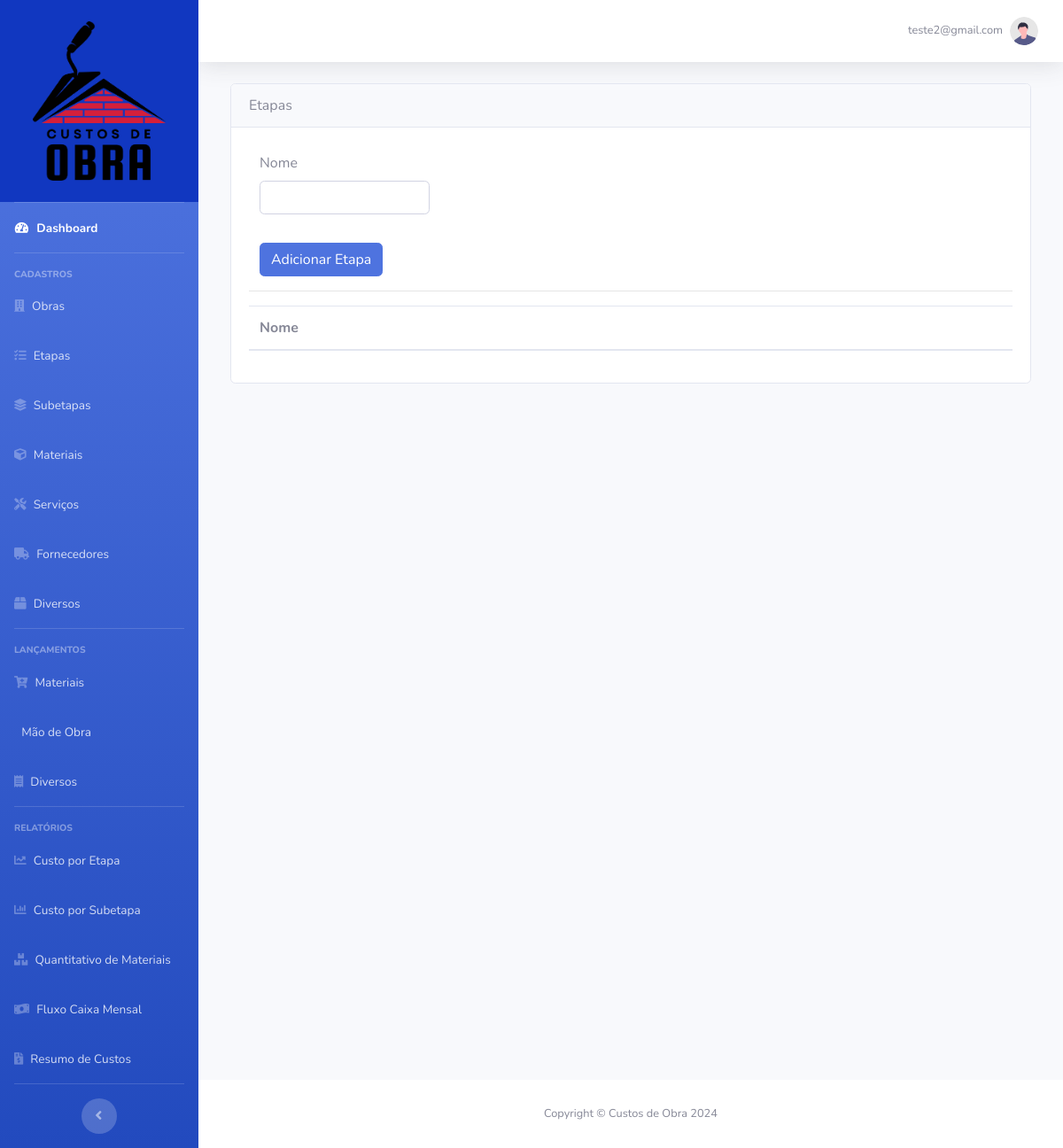
The page /cadastro/etapas (signed in) on the database as committed earlier.
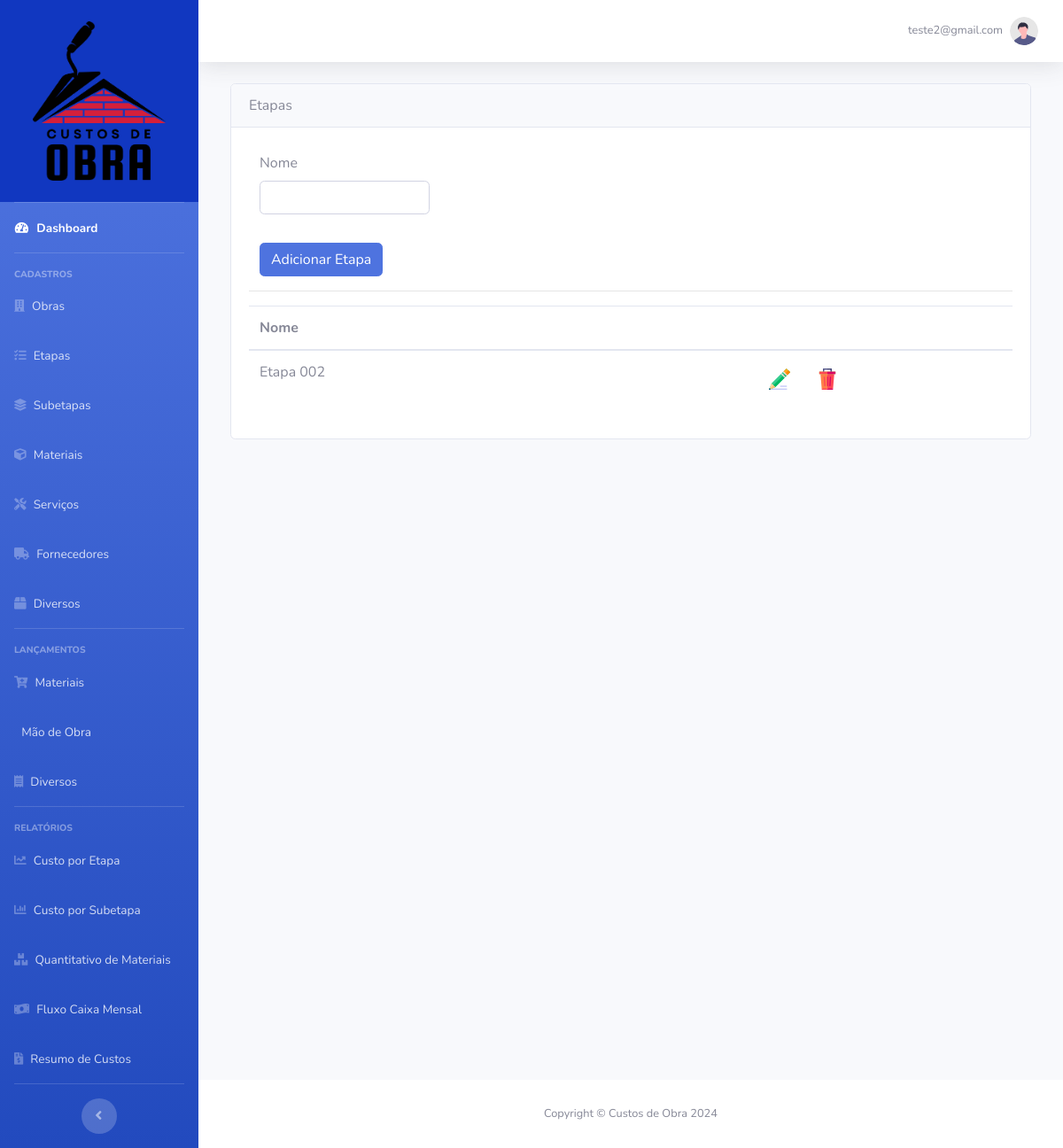
The same page on the database as committed later.
### base_dir/models.py (models this page shows)
class Etapa(db.Model):
    id = db.Column(db.Integer, primary_key=True)
    nome = db.Column(db.String(60), nullable=False)
    usuario_id = db.Column(db.Integer, db.ForeignKey('usuario.id'), nullable=False)
    subetapas = db.relationship('Subetapa', backref='etapa', lazy=True)

### base_dir/routes.py (the view, shortened to what this page needs)
@app.route("/cadastro/etapas", methods=["GET", "POST"])
@login_required
def etapas():
    usuario = current_user
    form_etapas = FormEtapas()
    etapa_id = request.form.get("etapa_id")
    action = request.form.get("action")
    return render_template("etapas.html", form_etapas=form_etapas, usuario=usuario)

### base_dir/forms.py
class FormEtapas(FlaskForm):
    nome = StringField("Nome", validators=[DataRequired()])
    botao = SubmitField("Adicionar Etapa")

### base_dir/models.py (called while the page is built)
@login_manager.user_loader
def load_usuario(id_usuario):
    return Usuario.query.get(id_usuario)

### base_dir/templates/etapas.html (shortened to what this page needs)
{% extends 'base.html' %}
{% block body %}
<div class="col out-sidebar">
   <div class="card">
      <div class="card-header card-header-padrao">
         <div class="card-titulo-padrao">
            Etapas
         </div>
      </div>
      <div class="card-body">
         <form method="POST" action="" id="EtapasForm" class="col-md-3">
            <div class="form-group mt-2">
               {{ form_etapas.nome.label(class="form-control-label") }}
               {% if form_etapas.nome.errors %}
               {{ form_etapas.nome(class="form-control is-invalid") }}
               <div class="invalid-feedback">
                  {% for erro in form_etapas_obra.nome.errors %}
                  {{ erro }}
                  {% endfor %}
               </div>
               {% else %}
               {{ form_etapas.nome(class="form-control") }}
               {% endif %}
            </div>
            {{ form_etapas.botao(class="btn btn-primary mt-3") }}
         </form>
         <hr>
         <table class="table">
            <thead>
               <tr>
                  <th scope="col">Nome</th>
                  <th scope="col"></th>
               </tr>
            </thead>
            <tbody>
               {% for etapa in usuario.etapas|sort(attribute='nome') %}
               <tr>
                  <td>{{ etapa.nome.capitalize() }}</td>
                  <td style="width: 300px;">
                     <button type="button" class="btn"
                        onclick="window.location='{{ url_for('etapaseditar', etapa_id=etapa.id) }}'">
                        <img src="{{ url_for('static', filename='images/editar_24.png') }}" alt="excluir">
                     </button>
                     <form action="{{ url_for('etapas') }}" method="POST" style="display: inline;"
                        onsubmit="return confirmAndDisableButton(this, '{{ etapa.nome }}');">
                        <button type="submit" class="btn">
                           <img src="{{ url_for('static', filename='images/excluir_24.png') }}" alt="excluir">
                        </button>
                     </form>
                  </td>
               </tr>
               {% endfor %}
            </tbody>
         </table>
      </div>
   </div>
</div>
{% endblock %}

Rows that differ between the two databases and show on the page:
added Etapa: nome "Etapa 002"
